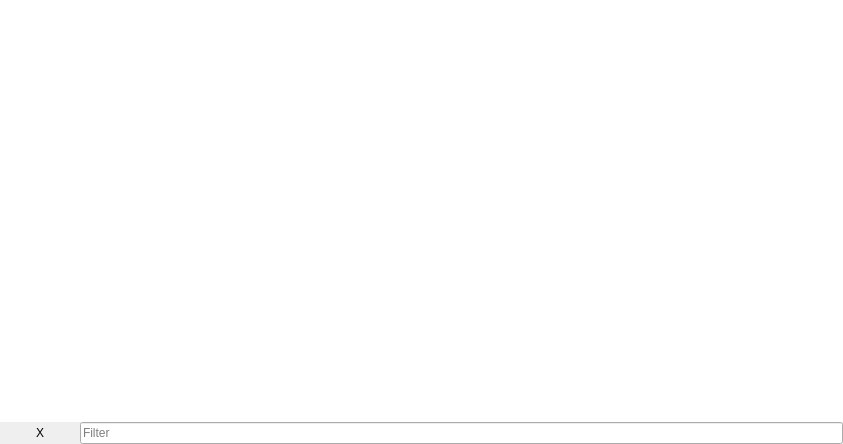
<?xml version="1.0" encoding="UTF-8"?>
<ui version="4.0">
 <class>TableTab</class>
 <widget class="QWidget" name="TableTab">
  <property name="geometry">
   <rect>
    <x>0</x>
    <y>0</y>
    <width>843</width>
    <height>444</height>
   </rect>
  </property>
  <property name="windowTitle">
   <string>Form</string>
  </property>
  <layout class="QVBoxLayout" name="verticalLayout">
   <property name="spacing">
    <number>0</number>
   </property>
   <property name="leftMargin">
    <number>0</number>
   </property>
   <property name="topMargin">
    <number>0</number>
   </property>
   <property name="rightMargin">
    <number>0</number>
   </property>
   <property name="bottomMargin">
    <number>0</number>
   </property>
   <item>
    <widget class="QTableView" name="tbvTable">
     <property name="frameShape">
      <enum>QFrame::NoFrame</enum>
     </property>
     <property name="frameShadow">
      <enum>QFrame::Plain</enum>
     </property>
     <property name="lineWidth">
      <number>0</number>
     </property>
     <property name="editTriggers">
      <set>QAbstractItemView::NoEditTriggers</set>
     </property>
     <property name="selectionBehavior">
      <enum>QAbstractItemView::SelectRows</enum>
     </property>
     <property name="showGrid">
      <bool>false</bool>
     </property>
     <property name="wordWrap">
      <bool>false</bool>
     </property>
     <attribute name="horizontalHeaderHighlightSections">
      <bool>false</bool>
     </attribute>
     <attribute name="horizontalHeaderStretchLastSection">
      <bool>false</bool>
     </attribute>
     <attribute name="verticalHeaderVisible">
      <bool>false</bool>
     </attribute>
    </widget>
   </item>
   <item>
    <layout class="QHBoxLayout" name="horizontalLayout" stretch="0,1">
     <property name="spacing">
      <number>0</number>
     </property>
     <item>
      <widget class="QPushButton" name="pbClear">
       <property name="text">
        <string>X</string>
       </property>
       <property name="flat">
        <bool>true</bool>
       </property>
      </widget>
     </item>
     <item>
      <widget class="QLineEdit" name="leFilter">
       <property name="frame">
        <bool>true</bool>
       </property>
       <property name="placeholderText">
        <string>Filter</string>
       </property>
      </widget>
     </item>
    </layout>
   </item>
  </layout>
 </widget>
 <resources/>
 <connections/>
</ui>
